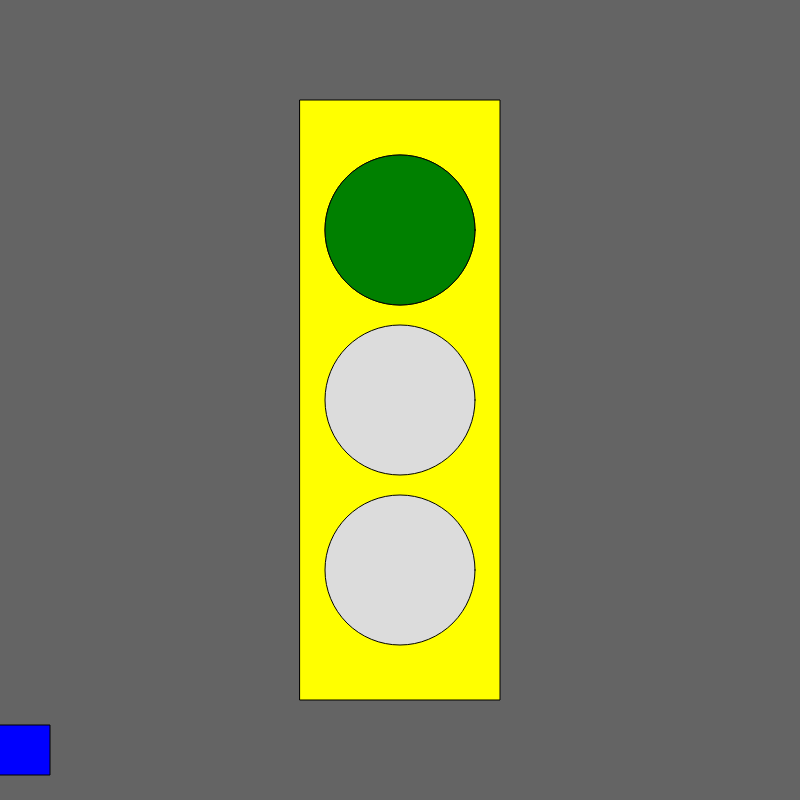
Frame 1 (no input)
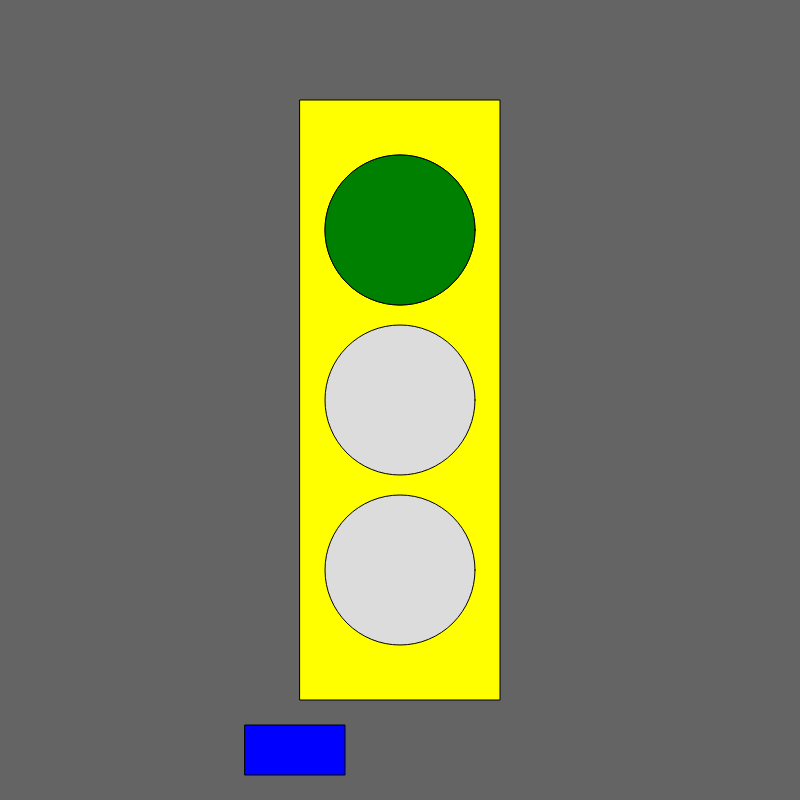
Frame 60 (no input)
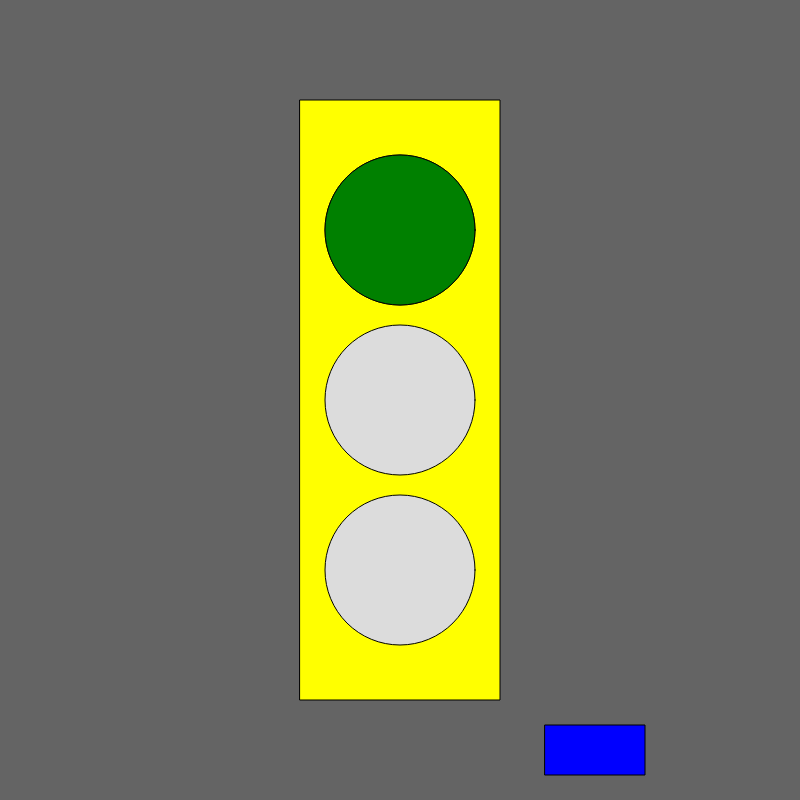
Frame 120 (the mouse pressed at the canvas centre since frame 60)

The p5.js sketch that drew these frames (run headless with seeded random() and noise() and a simulated clock; from frame 60 on, the mouse is pressed at the canvas centre):

// p5.js sketch
// ── sketch.js
let x = 0;
let v = 5;
let state = 0;
let timer = 0;

function setup() {
  createCanvas(800, 800);
  rectMode(CENTER);
}

function draw() {
  background(100);
  
  
  //car
  fill("blue");
  rect(x, 750, 100, 50);
  x = x + v;
  if (x > width) {
    x = -100;
  }
  
  // stoplight with default gray lights. Colored lights are on top of gray
  fill("yellow");
  rect(width/2, height/2, 200, 600);
  fill(220);
  ellipse(width/2, height/2 + 170, 150, 150);
  ellipse(width/2, height/2, 150, 150);
  ellipse(width/2, height/2 - 170, 150, 150);
  
  
  switch (state) {
    case 0: //green
      v = 5;
      fill("green");
      ellipse(width/2, height/2 - 170, 150, 150);
      break;

    case 1: //yellow
      v = 2;
      fill("yellow");
      ellipse(width/2, height/2, 150, 150);
      break;

    case 2: //red
      v = 0;
      fill("red");
      ellipse(width/2, height/2 + 170, 150, 150);
      break;
  }
  
  timer++;
  if (timer > 180) {
    state ++;
    timer = 0;
    if (state > 2)  {
      state = 0;
    }
  }
}
